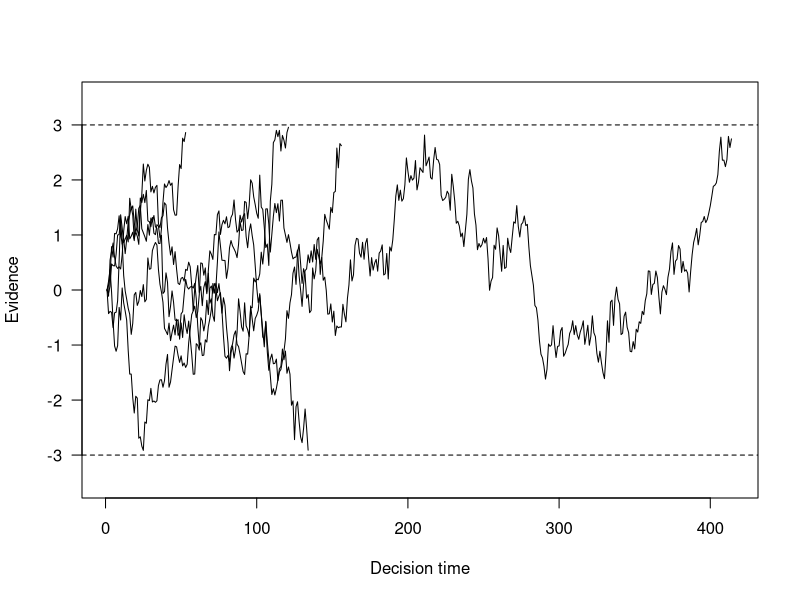
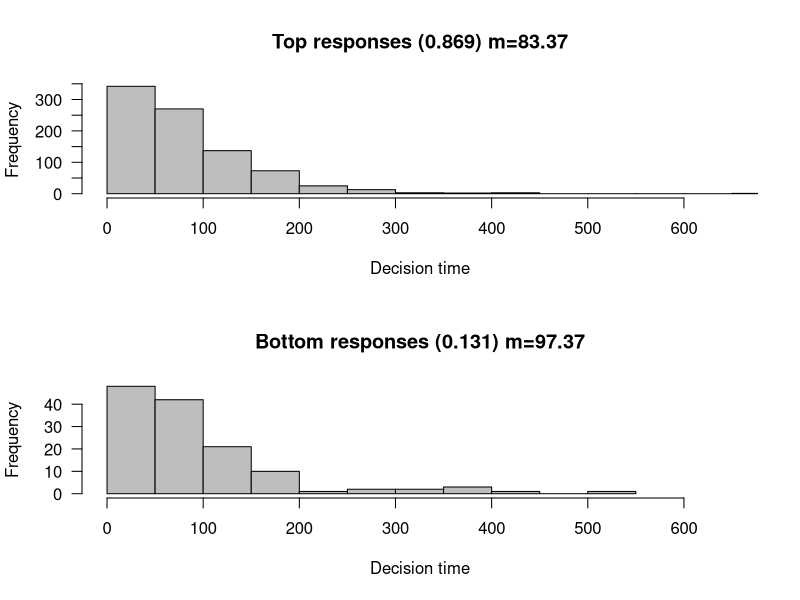

Here is the R script that generated these plots, in order:
#random walk model with unequal latencies between responses classes
nreps <- 1000
nsamples <- 2000

drift <- 0.03  #informative stimulus 
sdrw <- 0.3
criterion <- 3
t2tsd  <- c(0.,0.01) #starting point and drift rate variability

latencies <- rep(0,nreps) 
responses <- rep(0,nreps)
evidence <- matrix(0, nreps, nsamples+1) 
for (i in c(1:nreps)) { 
  sp <- rnorm(1,0,t2tsd[1]) 
  dr <- rnorm(1,drift,t2tsd[2])  
  evidence[i,] <- cumsum(c(sp,rnorm(nsamples,dr,sdrw)))  
  p <-  which(abs(evidence[i,])>criterion)[1]
  responses[i] <- sign(evidence[i,p])
  latencies[i]  <- p
}

#plot up to 5 random walk paths
#x11()
tbpn <- min(nreps,5)
plot(1:max(latencies[1:tbpn])+10,type="n",las=1,
     ylim=c(-criterion-.5,criterion+.5),
     ylab="Evidence",xlab="Decision time")
for (i in c(1:tbpn)) {
  lines(evidence[i,1:(latencies[i]-1)])   
}
abline(h=c(criterion,-criterion),lty="dashed")  

#x11()
#plot histograms of latencies
par(mfrow=c(2,1))
toprt <- latencies[responses>0]
topprop <- length(toprt)/nreps
hist(toprt,col="gray",
     xlab="Decision time", xlim=c(0,max(latencies)),
     main=paste("Top responses (",as.numeric(topprop),
          ") m=",as.character(signif(mean(toprt),4)),
          sep=""),las=1)
botrt <- latencies[responses<0]
botprop <- length(botrt)/nreps
hist(botrt,col="gray",
     xlab="Decision time",xlim=c(0,max(latencies)),
     main=paste("Bottom responses (",as.numeric(botprop),
          ") m=",as.character(signif(mean(botrt),4)),
          sep=""),las=1)

 savePlot(filename = paste("rwRTt2t",as.character(drift),
                           as.character(t2tsd[1]),as.character(t2tsd[2]),
                           ".pdf",sep=""),
          type = "pdf", device = dev.cur(), restoreConsole = TRUE)

